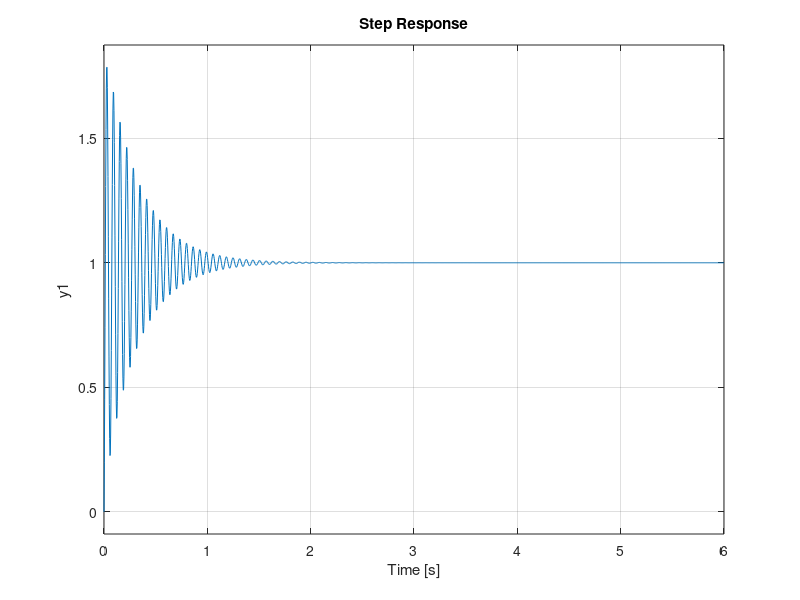

This chart was generated by the following MATLAB code: (Note: this script raises an error after producing the figure.)
s=tf('s');n=5;
vent=507.1*(s+1)*(s+65)*(s+129);

PM=zeros(n,n);GM=zeros(n,n);Stablility=[];
OverShoot=zeros(n,n);       SettlingTime=zeros(n,n);
RiseTime=zeros(n,n);        PeakTime=zeros(n,n);

T=linspace(1,10,n);     K=linspace(0.1,1,n);
Tc=[];                  Kf=[];

for i=1:n
    for j=1:n
        plant = 0.1/((s+(T(i)/10))*(s+0.5)*(s+0.1)*(s+0.2));
        sys = feedback(plant,K(j));
        [gm,pm] = margin(feedback(vent*sys,1));
        PM(i,j) = pm;
        GM(i,j) = gm;
        step(feedback(vent*sys,1))
        hold on
        OverShoot(i,j)    = stepinfo(feedback(vent*sys,1)).Overshoot;
        SettlingTime(i,j) = stepinfo(feedback(vent*sys,1)).SettlingTime;
        RiseTime(i,j)     = stepinfo(feedback(vent*sys,1)).RiseTime;
        PeakTime(i,j)     = stepinfo(feedback(vent*sys,1)).PeakTime;
        Stablility(i,j)   = isstable(feedback(vent*sys,1));
    end
    Tc(end+1)=i;Kf(end+1)=i;
end
hold off

disp(PM);
disp(Stablility);
disp(OverShoot);
disp(SettlingTime);
disp(RiseTime);
disp(PeakTime);

s = mesh(Kf,Tc,PM,'FaceAlpha',0.5);
s.FaceColor = 'interp';
colorbar




